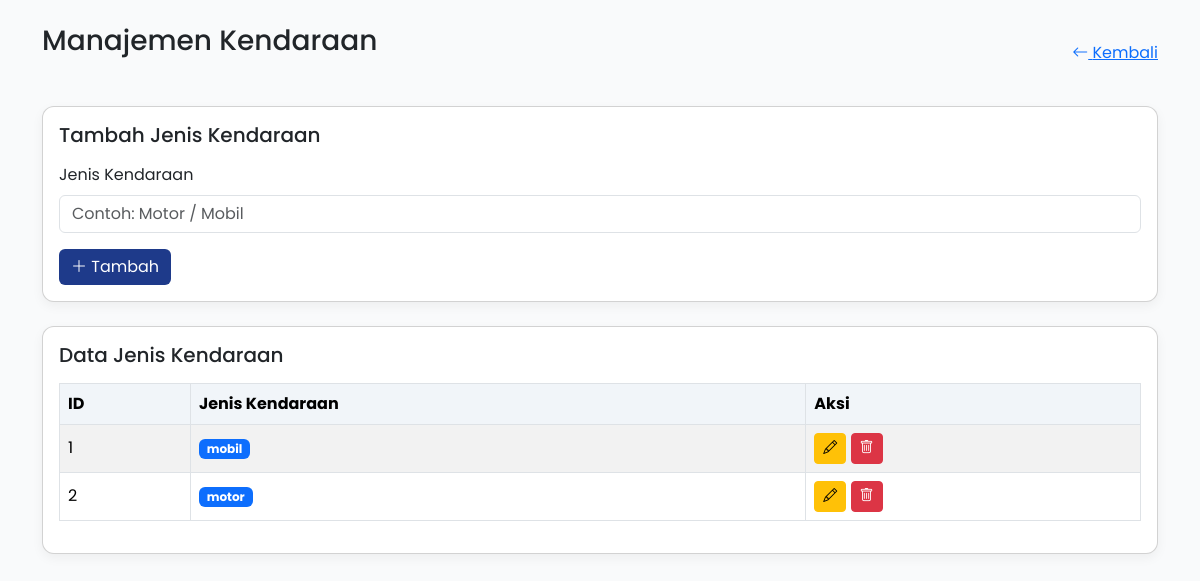
/parkir/crud/kendaraan.php, run on the app's committed database.
### tables this page shows
CREATE TABLE `tb_kendaraan` (
  `id_kendaraan` int(11) NOT NULL,
  `plat_nomor` varchar(15) DEFAULT NULL,
  `jenis_kendaraan` varchar(20) DEFAULT NULL,
  `warna` varchar(20) DEFAULT NULL,
  `pemilik` varchar(100) DEFAULT NULL,
  `id_user` int(11) DEFAULT NULL
);

### parkir/crud/kendaraan.php (the view, shortened to what this page needs)
<?php
include "../config/koneksi.php";
$edit = null;
$data = mysqli_query($conn, "SELECT * FROM tb_kendaraan");
?>
<!DOCTYPE html>
<html lang="id">
<head>
<link href="https://cdn.jsdelivr.net/npm/bootstrap@5.3.2/dist/css/bootstrap.min.css" rel="stylesheet">
<link href="https://cdn.jsdelivr.net/npm/bootstrap-icons@1.11.1/font/bootstrap-icons.css" rel="stylesheet">
</head>
<body>
<div class="container py-4">
    <div class="d-flex justify-content-between align-items-center mb-4">
    <h3 class="mb-4">Manajemen Kendaraan</h3>
    <a href="../dashboard/admin.php" class="btn-back">
                <i class="bi bi-arrow-left"></i> Kembali
            </a>
        </div>
    <div class="card card-custom mb-4">
        <div class="card-body">
            <h5 class="mb-3">
                <?= $edit ? "Edit Jenis Kendaraan" : "Tambah Jenis Kendaraan" ?>
            </h5>
            <form method="POST">
                <div class="mb-3">
                    <label class="form-label">Jenis Kendaraan</label>
                    <input type="text" name="jenis" class="form-control"
                        value="<?= $edit['jenis_kendaraan'] ?? '' ?>"
                        placeholder="Contoh: Motor / Mobil"
                        required>
                </div>
                <button class="btn btn-primary" name="<?= $edit ? 'update' : 'tambah' ?>">
                    <i class="bi <?= $edit ? 'bi-pencil' : 'bi-plus-lg' ?>"></i>
                    <?= $edit ? "Update" : "Tambah" ?>
                </button>
            </form>
        </div>
    </div>
    <div class="card card-custom">
        <div class="card-body">
            <h5 class="mb-3">Data Jenis Kendaraan</h5>
            <div class="table-responsive">
                <table class="table table-striped table-bordered align-middle">
                    <thead>
                        <tr>
                            <th>ID</th>
                            <th>Jenis Kendaraan</th>
                            <th>Aksi</th>
                        </tr>
                    </thead>
                    <tbody>
                    <?php while ($d = mysqli_fetch_assoc($data)) { ?>
                        <tr>
                            <td><?= $d['id_kendaraan'] ?></td>
                            <td>
                                <span class="badge bg-primary">
                                    <?= $d['jenis_kendaraan'] ?>
                                </span>
                            </td>
                            <td>
                                <a href="?edit=<?= $d['id_kendaraan'] ?>" class="btn btn-warning btn-sm">
                                    <i class="bi bi-pencil"></i>
                                </a>
                                <a href="?hapus=<?= $d['id_kendaraan'] ?>"
                                   class="btn btn-danger btn-sm"
                                   onclick="return confirm('Yakin hapus?')">
                                    <i class="bi bi-trash"></i>
                                </a>
                            </td>
                        </tr>
                    <?php } ?>
                    </tbody>
                </table>
            </div>
        </div>
    </div>
</div>
</body>
</html>

### parkir/crud/kendaraan.php (style rules this page uses)
body { font-family: 'Poppins', sans-serif; background-color: #F9FAFB; }
.card-custom { border-radius: 12px; box-shadow: 0 4px 12px rgba(0,0,0,0.05); }
.btn-primary { background-color: #1E3A8A; border: none; }
.table th { background-color: #f1f5f9; }

### data on the page
tb_kendaraan: id_kendaraan "1", jenis_kendaraan "mobil"
tb_kendaraan: id_kendaraan "2", jenis_kendaraan "motor"
